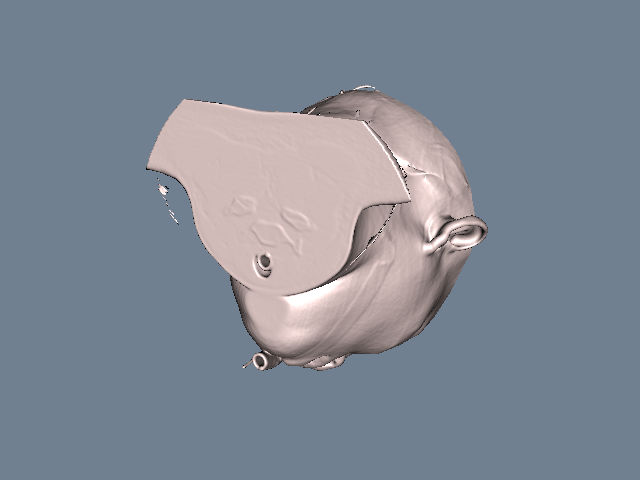

Recreate this plot in Python.
#!/usr/bin/env python

# Extract an iso-surface from a 3D medical volume (FullHead.mhd) using
# vtkFlyingEdges3D, the GPU-accelerated successor to vtkMarchingCubes.

import os
from pathlib import Path

# Factory overrides: importing these modules registers the OpenGL rendering
# and interaction style implementations for vtkRenderingCore factory classes.
import vtkmodules.vtkInteractionStyle  # noqa: F401
import vtkmodules.vtkRenderingOpenGL2  # noqa: F401
# VTK pipeline classes used in this example
from vtkmodules.vtkFiltersCore import vtkFlyingEdges3D
from vtkmodules.vtkIOImage import vtkMetaImageReader
from vtkmodules.vtkRenderingCore import (
    vtkActor,
    vtkPolyDataMapper,
    vtkRenderWindow,
    vtkRenderWindowInteractor,
    vtkRenderer,
)

# Colors (normalized RGB)
misty_rose_rgb = (1.0, 0.894, 0.882)
slate_gray_background_rgb = (0.439, 0.502, 0.565)

# Data directory: defaults to the folder containing this script
data_dir = Path(os.environ.get("VPE_DATA_DIR", Path(__file__).parent))

# Reader: load the 3D medical volume
reader = vtkMetaImageReader()
reader.SetFileName(str(data_dir / "FullHead.mhd"))
reader.Update()

# Filter: extract an iso-surface at scalar value 500 (skin boundary)
flying_edges = vtkFlyingEdges3D()
flying_edges.SetInputConnection(reader.GetOutputPort())
flying_edges.SetValue(0, 500)
flying_edges.ComputeNormalsOn()
flying_edges.ComputeGradientsOff()

# Mapper: map the iso-surface polydata to graphics primitives
mapper = vtkPolyDataMapper()
mapper.SetInputConnection(flying_edges.GetOutputPort())
mapper.ScalarVisibilityOff()

# Actor: assign the mapped geometry
actor = vtkActor()
actor.SetMapper(mapper)
actor.GetProperty().SetDiffuseColor(misty_rose_rgb)
actor.GetProperty().SetSpecular(0.3)
actor.GetProperty().SetSpecularPower(20)

# Renderer: assemble the scene and configure the camera
renderer = vtkRenderer()
renderer.AddActor(actor)
renderer.SetBackground(slate_gray_background_rgb)

# Window: display the rendered scene
render_window = vtkRenderWindow()
render_window.AddRenderer(renderer)
render_window.SetWindowName("marching cubes")
render_window.SetMultiSamples(0)
render_window.SetSize(640, 480)

# Interactor: handle mouse and keyboard events
render_window_interactor = vtkRenderWindowInteractor()
render_window_interactor.SetRenderWindow(render_window)

# Scene: configure the camera
renderer.ResetCamera()
renderer.GetActiveCamera().Azimuth(30)
renderer.GetActiveCamera().Elevation(20)
renderer.ResetCameraClippingRange()

render_window_interactor.Initialize()
render_window_interactor.Start()
